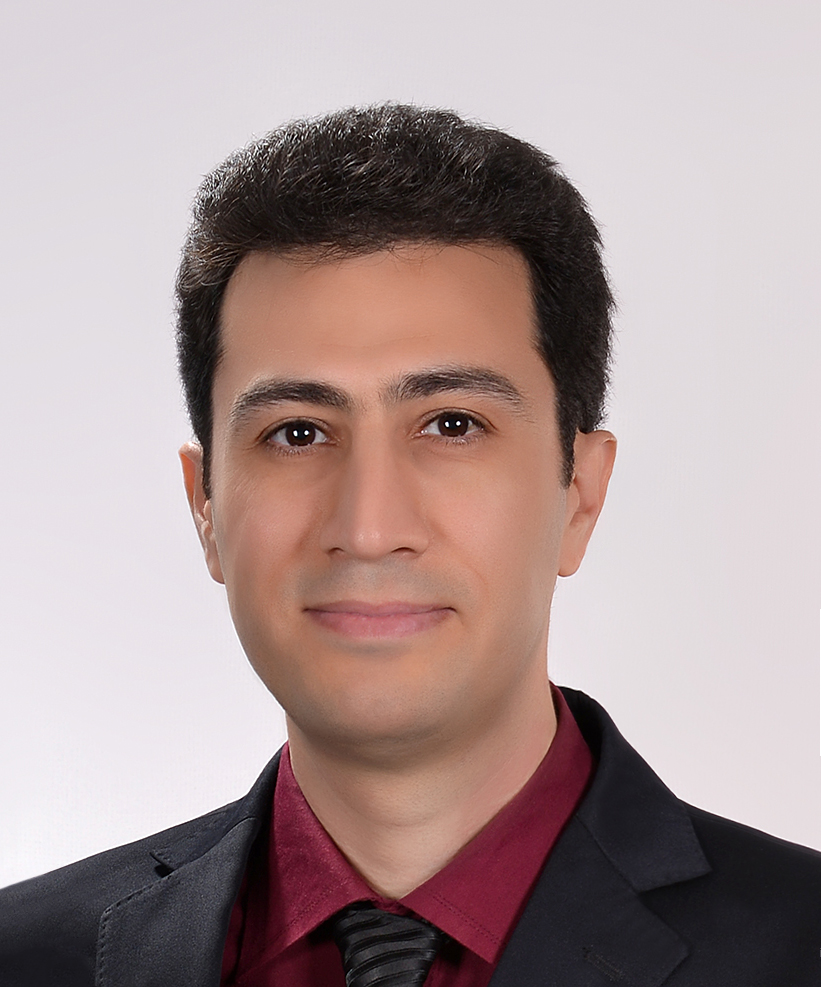
#> input picture image.png, 821 x 987 px
$ python image_rotate.py
#> lines starting #> are read from the running program, lines starting #| are printed output that depends on the picture
# Code by AmirMotefaker

# Image Manipulation


## Rotate

from PIL import Image, ImageDraw
from math import sin, cos, pi


# Load image:
input_image = Image.open("image.png")
#> input_image is the input picture: PIL image 821x987 RGB; mean R, G, B 170.3, 151.2, 150.6
input_pixels = input_image.load()

# Create output image
output_image = Image.new("RGB", input_image.size)
#> output_image: PIL image 821x987 RGB; every value is 0
draw = ImageDraw.Draw(output_image)

angle = pi / 3  # angle in radian
center_x = input_image.width / 2
#> center_x = 410.5
center_y = input_image.height / 2
#> center_y = 493.5

# Copy pixels
for x in range(input_image.width):
    for y in range(input_image.height):
        # Compute coordinate in input image
        xp = int((x - center_x) * cos(angle) - (y - center_y) * sin(angle) + center_x)
        yp = int((x - center_x) * sin(angle) + (y - center_y) * cos(angle) + center_y)
        if 0 <= xp < input_image.width and 0 <= yp < input_image.height:
            draw.point((x, y), input_pixels[xp, yp])

output_image.save("image_rotate_output.png")
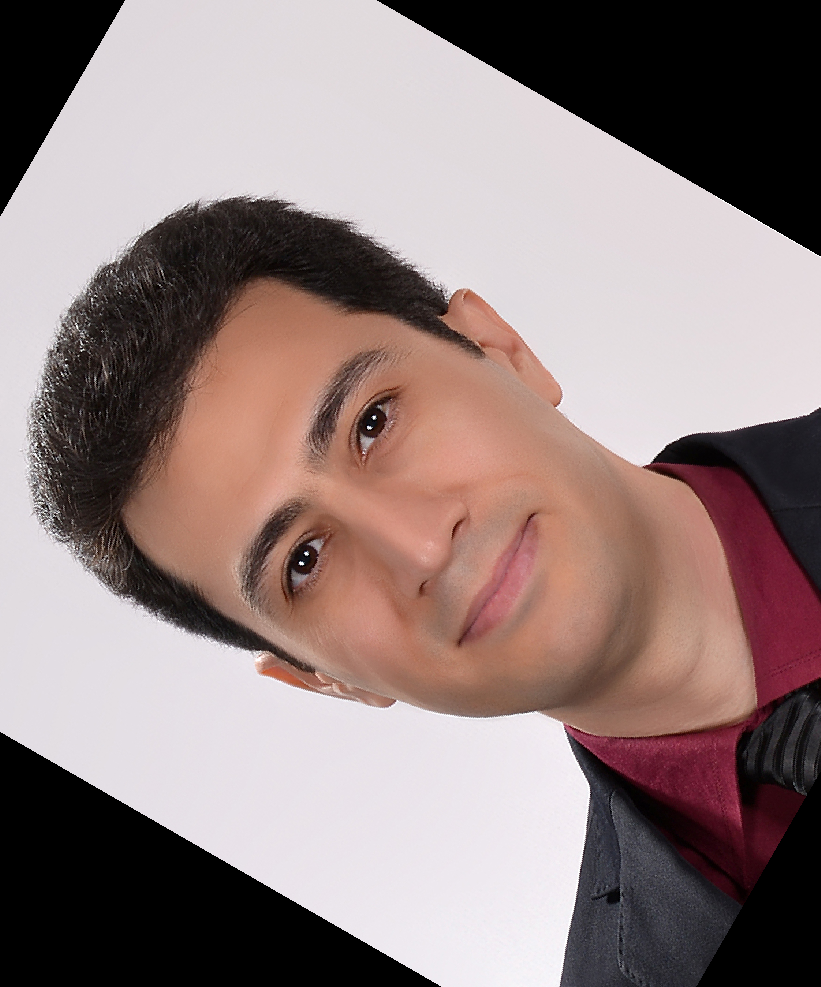
#> saved as image_rotate_output.png: PIL image 821x987 RGB; mean R, G, B 145.3, 127.2, 125.6
